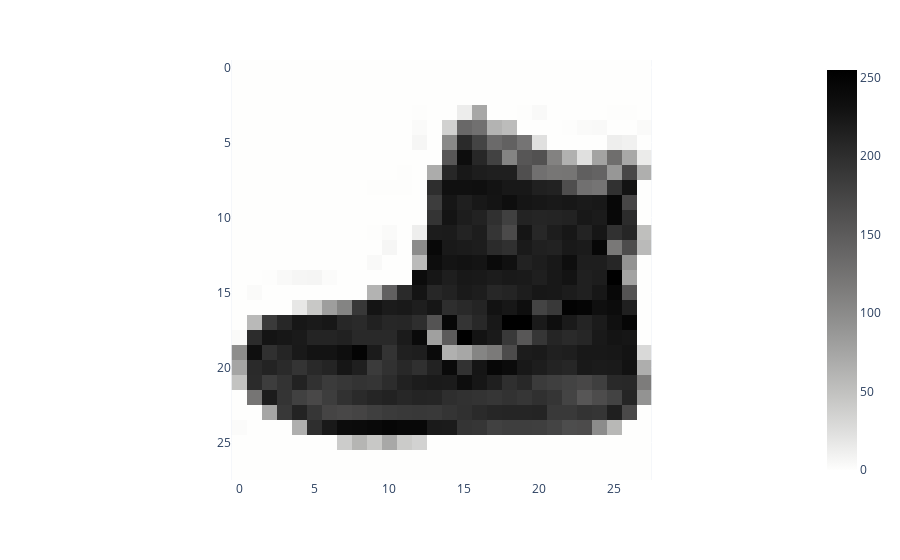

Source (notebook cell):
### Markdown cell above
It is important to learn how to visualize and work with data.  Here we use Plotly express to visualize the image. Note, I am using the 'gray_r' color map to visualize the images, which is a gray scale color map that is reversed (so that black is 1 and white is 0).

### Code cell
px.imshow(images[0], color_continuous_scale='gray_r')

### Figure 1 — Plotly figure (JSON) as saved in the notebook; plotly's stock layout.template omitted (floating-point values rounded to 4 significant figures; data arrays with more than 128 entries replaced by an {"elided": "..."} marker saying what was removed)
{"data": [{"coloraxis": "coloraxis", "hovertemplate": "x: %{x}<br>y: %{y}<br>color: %{z}<extra></extra>", "name": "0", "type": "heatmap", "xaxis": "x", "yaxis": "y", "z": {"elided": "28x28 float values"}}], "layout": {"coloraxis": {"colorscale": [[0, "rgb(254, 254, 253)"], [0.09091, "rgb(224, 224, 223)"], [0.1818, "rgb(197, 197, 195)"], [0.2727, "rgb(171, 171, 170)"], [0.3636, "rgb(146, 146, 145)"], [0.4545, "rgb(124, 123, 122)"], [0.5455, "rgb(102, 101, 101)"], [0.6364, "rgb(81, 80, 80)"], [0.7273, "rgb(59, 59, 59)"], [0.8182, "rgb(38, 38, 38)"], [0.9091, "rgb(16, 16, 16)"], [1, "rgb(0, 0, 0)"]]}, "margin": {"t": 60}, "xaxis": {"anchor": "y", "constrain": "domain", "domain": [0, 1], "scaleanchor": "y"}, "yaxis": {"anchor": "x", "autorange": "reversed", "constrain": "domain", "domain": [0, 1]}}}
